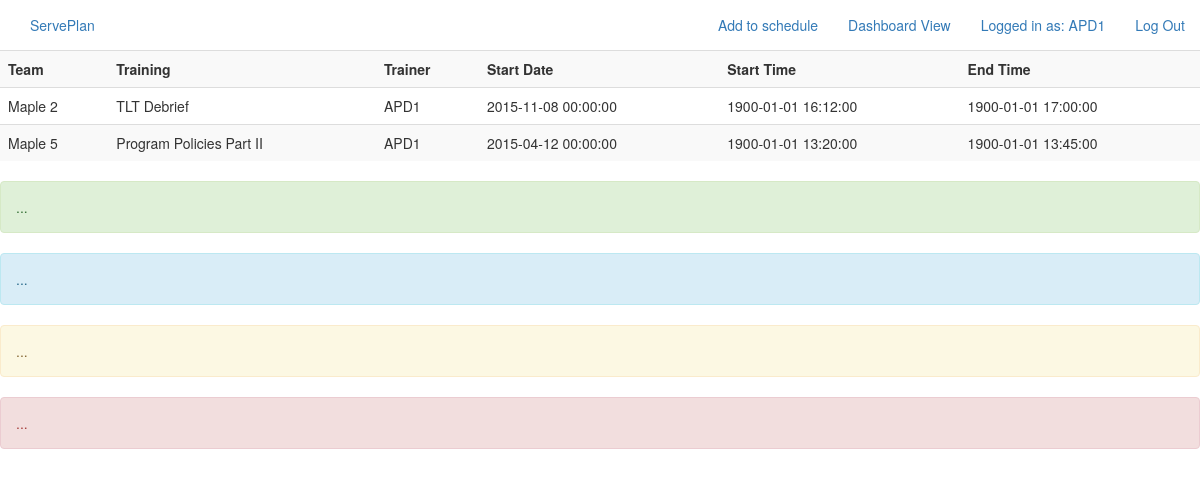
Before: /dashboard (signed in) with the older database file.
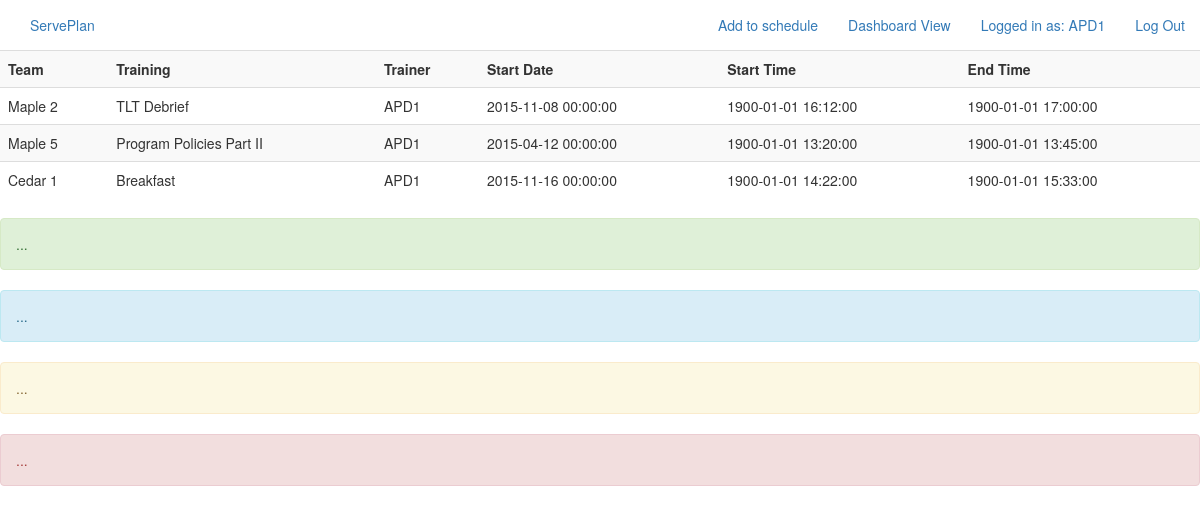
After: the same page with the newer database file.
### model.py (models this page shows)
class TrainingAssignment(db.Model):
    __tablename__ = "training_assignments"
    assignment_id = db.Column(db.Integer, autoincrement=True, primary_key=True)
    team_id = db.Column(db.Integer, db.ForeignKey('teams.team_id'),
                        nullable=False, default="unknown")
    training_id = db.Column(db.Integer, db.ForeignKey('trainings.training_id'), nullable=False, default="unknown")
    staff_id = db.Column(db.String(15), db.ForeignKey('staff.staff_id'), nullable=True, default="unknown")
    start_date = db.Column(db.DateTime, nullable=False)
    end_date = db.Column(db.DateTime, nullable=True)
    start_time = db.Column(db.DateTime, nullable=True)
    end_time = db.Column(db.DateTime, nullable=True)
    staff = db.relationship("Staff", backref=db.backref("training_assignments"))

### server.py (the view)
@app.route('/dashboard')
def process_request():
    if session["staff_id"] == "ADMIN":
        assignments = TrainingAssignment.query.all()
    else:
        assignments = TrainingAssignment.query.filter_by(staff_id = session["staff_id"]).all()
    print assignments
    print session["staff_id"]
    return render_template("dashboard.html", assignments=assignments)

### templates/dashboard.html
{% extends 'base.html' %}
{% block content %}
 <table class="table table-striped">
    <tr>
        <th>Team</th>
        <th>Training</th>
        <th>Trainer</th>
        <th>Start Date</th>
        <th>Start Time</th>
        <th>End Time</th>
    </tr>
    {% for assignment in assignments %}
    <tr>
        <td>{{assignment.team_id}}</td>
        <td>{{assignment.training_id}}</td>
        <td>{{assignment.staff_id}}</td>
        <td>{{assignment.start_date}}</td>
        <td>{{assignment.start_time}}</td>
        <td>{{assignment.end_time}}</td>
    </tr>
    {% endfor %}
</table>
<div class="alert alert-success" role="alert">...</div>
<div class="alert alert-info" role="alert">...</div>
<div class="alert alert-warning" role="alert">...</div>
<div class="alert alert-danger" role="alert">...</div>
{% endblock %}

### templates/base.html (shortened to what this page needs)
<!doctype html>
<html>
<head>
<link rel="stylesheet"
      href="https://maxcdn.bootstrapcdn.com/bootstrap/3.3.4/css/bootstrap.min.css">
<link rel="stylesheet"
      href="static/style.css">
</head>
<body>
  <div class="collapse navbar-collapse"
        id="bs-example-navbar-collapse-1">
    <ul class="nav navbar-nav">
      <li><a href="/">ServePlan</a></li>
    </ul>
    <ul class="nav navbar-nav navbar-right">
      {% if "staff_id" in session %}
        <li><a href="/schedule">Add to schedule</a></li>
        <li><a href="/dashboard">Dashboard View</a></li>
        <li><a href="/login">Logged in as: {{ session['staff_id'] }}</a></li>
        <li><a href="/">Log Out</a><li>
      {% else %}
        <li><a href="/login">Login</a></li>
      {% endif %}
    </ul>
  </div>
      {% block content %}{% endblock %}
</body>
</html>

Changed rows visible on the page:
added TrainingAssignment: team_id "Cedar 1", training_id "Breakfast", staff_id "APD1", start_date "2015-11-16 00:00:00", start_time "1900-01-01 14:22:00", end_time "1900-01-01 15:33:00"
